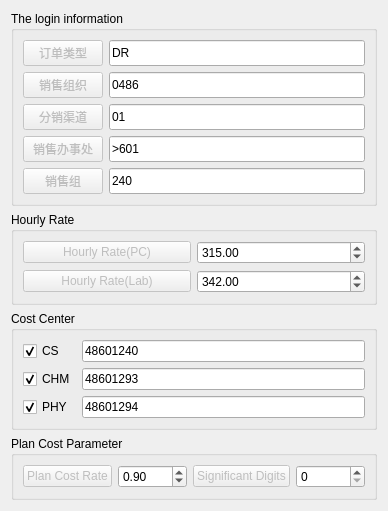
          <widget class="QWidget" name="page_3">
           <property name="geometry">
            <rect>
             <x>0</x>
             <y>0</y>
             <width>388</width>
             <height>486</height>
            </rect>
           </property>
           <attribute name="label">
            <string>Login in</string>
           </attribute>
           <layout class="QGridLayout" name="gridLayout_16">
            <item row="3" column="0">
             <widget class="QGroupBox" name="groupBox_14">
              <property name="title">
               <string>Plan Cost Parameter</string>
              </property>
              <layout class="QGridLayout" name="gridLayout_17">
               <item row="0" column="0">
                <widget class="QPushButton" name="pushButton_41">
                 <property name="enabled">
                  <bool>false</bool>
                 </property>
                 <property name="text">
                  <string>Plan Cost Rate</string>
                 </property>
                </widget>
               </item>
               <item row="0" column="1">
                <widget class="QDoubleSpinBox" name="doubleSpinBox_7">
                 <property name="maximum">
                  <double>1.000000000000000</double>
                 </property>
                 <property name="singleStep">
                  <double>0.010000000000000</double>
                 </property>
                 <property name="value">
                  <double>0.900000000000000</double>
                 </property>
                </widget>
               </item>
               <item row="0" column="2">
                <widget class="QPushButton" name="pushButton_42">
                 <property name="enabled">
                  <bool>false</bool>
                 </property>
                 <property name="text">
                  <string>Significant Digits</string>
                 </property>
                </widget>
               </item>
               <item row="0" column="3">
                <widget class="QSpinBox" name="spinBox_5"/>
               </item>
              </layout>
             </widget>
            </item>
            <item row="0" column="0">
             <widget class="QGroupBox" name="groupBox">
              <property name="sizePolicy">
               <sizepolicy hsizetype="Preferred" vsizetype="Fixed">
                <horstretch>0</horstretch>
                <verstretch>0</verstretch>
               </sizepolicy>
              </property>
              <property name="title">
               <string>The login information</string>
              </property>
              <layout class="QGridLayout" name="gridLayout_9">
               <item row="0" column="0">
                <widget class="QPushButton" name="pushButton_26">
                 <property name="enabled">
                  <bool>false</bool>
                 </property>
                 <property name="sizePolicy">
                  <sizepolicy hsizetype="Minimum" vsizetype="Expanding">
                   <horstretch>0</horstretch>
                   <verstretch>0</verstretch>
                  </sizepolicy>
                 </property>
                 <property name="text">
                  <string>订单类型</string>
                 </property>
                </widget>
               </item>
               <item row="0" column="1">
                <widget class="QLineEdit" name="lineEdit_10">
                 <property name="sizePolicy">
                  <sizepolicy hsizetype="Expanding" vsizetype="Expanding">
                   <horstretch>0</horstretch>
                   <verstretch>0</verstretch>
                  </sizepolicy>
                 </property>
                 <property name="text">
                  <string>DR</string>
                 </property>
                </widget>
               </item>
               <item row="1" column="0">
                <widget class="QPushButton" name="pushButton_27">
                 <property name="enabled">
                  <bool>false</bool>
                 </property>
                 <property name="sizePolicy">
                  <sizepolicy hsizetype="Minimum" vsizetype="Expanding">
                   <horstretch>0</horstretch>
                   <verstretch>0</verstretch>
                  </sizepolicy>
                 </property>
                 <property name="text">
                  <string>销售组织</string>
                 </property>
                </widget>
               </item>
               <item row="1" column="1">
                <widget class="QLineEdit" name="lineEdit_11">
                 <property name="sizePolicy">
                  <sizepolicy hsizetype="Expanding" vsizetype="Expanding">
                   <horstretch>0</horstretch>
                   <verstretch>0</verstretch>
                  </sizepolicy>
                 </property>
                 <property name="text">
                  <string>0486</string>
                 </property>
                </widget>
               </item>
               <item row="2" column="0">
                <widget class="QPushButton" name="pushButton_28">
                 <property name="enabled">
                  <bool>false</bool>
                 </property>
                 <property name="sizePolicy">
                  <sizepolicy hsizetype="Minimum" vsizetype="Expanding">
                   <horstretch>0</horstretch>
                   <verstretch>0</verstretch>
                  </sizepolicy>
                 </property>
                 <property name="text">
                  <string>分销渠道</string>
                 </property>
                </widget>
               </item>
               <item row="2" column="1">
                <widget class="QLineEdit" name="lineEdit_12">
                 <property name="sizePolicy">
                  <sizepolicy hsizetype="Expanding" vsizetype="Expanding">
                   <horstretch>0</horstretch>
                   <verstretch>0</verstretch>
                  </sizepolicy>
                 </property>
                 <property name="text">
                  <string>01</string>
                 </property>
                </widget>
               </item>
               <item row="3" column="0">
                <widget class="QPushButton" name="pushButton_29">
                 <property name="enabled">
                  <bool>false</bool>
                 </property>
                 <property name="sizePolicy">
                  <sizepolicy hsizetype="Minimum" vsizetype="Expanding">
                   <horstretch>0</horstretch>
                   <verstretch>0</verstretch>
                  </sizepolicy>
                 </property>
                 <property name="text">
                  <string>销售办事处</string>
                 </property>
                </widget>
               </item>
               <item row="3" column="1">
                <widget class="QLineEdit" name="lineEdit_13">
                 <property name="sizePolicy">
                  <sizepolicy hsizetype="Expanding" vsizetype="Expanding">
                   <horstretch>0</horstretch>
                   <verstretch>0</verstretch>
                  </sizepolicy>
                 </property>
                 <property name="text">
                  <string>&gt;601</string>
                 </property>
                </widget>
               </item>
               <item row="4" column="0">
                <widget class="QPushButton" name="pushButton_30">
                 <property name="enabled">
                  <bool>false</bool>
                 </property>
                 <property name="sizePolicy">
                  <sizepolicy hsizetype="Minimum" vsizetype="Expanding">
                   <horstretch>0</horstretch>
                   <verstretch>0</verstretch>
                  </sizepolicy>
                 </property>
                 <property name="text">
                  <string>销售组</string>
                 </property>
                </widget>
               </item>
               <item row="4" column="1">
                <widget class="QLineEdit" name="lineEdit_14">
                 <property name="sizePolicy">
                  <sizepolicy hsizetype="Expanding" vsizetype="Expanding">
                   <horstretch>0</horstretch>
                   <verstretch>0</verstretch>
                  </sizepolicy>
                 </property>
                 <property name="text">
                  <string>240</string>
                 </property>
                </widget>
               </item>
              </layout>
             </widget>
            </item>
            <item row="2" column="0">
             <widget class="QGroupBox" name="groupBox_13">
              <property name="title">
               <string>Cost Center</string>
              </property>
              <layout class="QGridLayout" name="gridLayout_10">
               <item row="0" column="0">
                <widget class="QCheckBox" name="checkBox_13">
                 <property name="text">
                  <string>CS</string>
                 </property>
                 <property name="checked">
                  <bool>true</bool>
                 </property>
                </widget>
               </item>
               <item row="0" column="1">
                <widget class="QLineEdit" name="lineEdit_18">
                 <property name="text">
                  <string>48601240</string>
                 </property>
                </widget>
               </item>
               <item row="1" column="0">
                <widget class="QCheckBox" name="checkBox_14">
                 <property name="text">
                  <string>CHM</string>
                 </property>
                 <property name="checked">
                  <bool>true</bool>
                 </property>
                </widget>
               </item>
               <item row="1" column="1">
                <widget class="QLineEdit" name="lineEdit_19">
                 <property name="text">
                  <string>48601293</string>
                 </property>
                </widget>
               </item>
               <item row="2" column="0">
                <widget class="QCheckBox" name="checkBox_15">
                 <property name="text">
                  <string>PHY</string>
                 </property>
                 <property name="checked">
                  <bool>true</bool>
                 </property>
                </widget>
               </item>
               <item row="2" column="1">
                <widget class="QLineEdit" name="lineEdit_20">
                 <property name="text">
                  <string>48601294</string>
                 </property>
                </widget>
               </item>
              </layout>
             </widget>
            </item>
            <item row="1" column="0">
             <widget class="QGroupBox" name="groupBox_8">
              <property name="sizePolicy">
               <sizepolicy hsizetype="Expanding" vsizetype="Fixed">
                <horstretch>0</horstretch>
                <verstretch>0</verstretch>
               </sizepolicy>
              </property>
              <property name="title">
               <string>Hourly Rate</string>
              </property>
              <layout class="QGridLayout" name="gridLayout_7">
               <item row="0" column="0">
                <widget class="QPushButton" name="pushButton_21">
                 <property name="enabled">
                  <bool>false</bool>
                 </property>
                 <property name="text">
                  <string>Hourly Rate(PC)</string>
                 </property>
                </widget>
               </item>
               <item row="0" column="1">
                <widget class="QDoubleSpinBox" name="doubleSpinBox_5">
                 <property name="maximum">
                  <double>99999999999.000000000000000</double>
                 </property>
                 <property name="value">
                  <double>315.000000000000000</double>
                 </property>
                </widget>
               </item>
               <item row="1" column="0">
                <widget class="QPushButton" name="pushButton_22">
                 <property name="enabled">
                  <bool>false</bool>
                 </property>
                 <property name="text">
                  <string>Hourly Rate(Lab)</string>
                 </property>
                </widget>
               </item>
               <item row="1" column="1">
                <widget class="QDoubleSpinBox" name="doubleSpinBox_6">
                 <property name="maximum">
                  <double>99999999999.000000000000000</double>
                 </property>
                 <property name="value">
                  <double>342.000000000000000</double>
                 </property>
                </widget>
               </item>
              </layout>
             </widget>
            </item>
           </layout>
          </widget>
